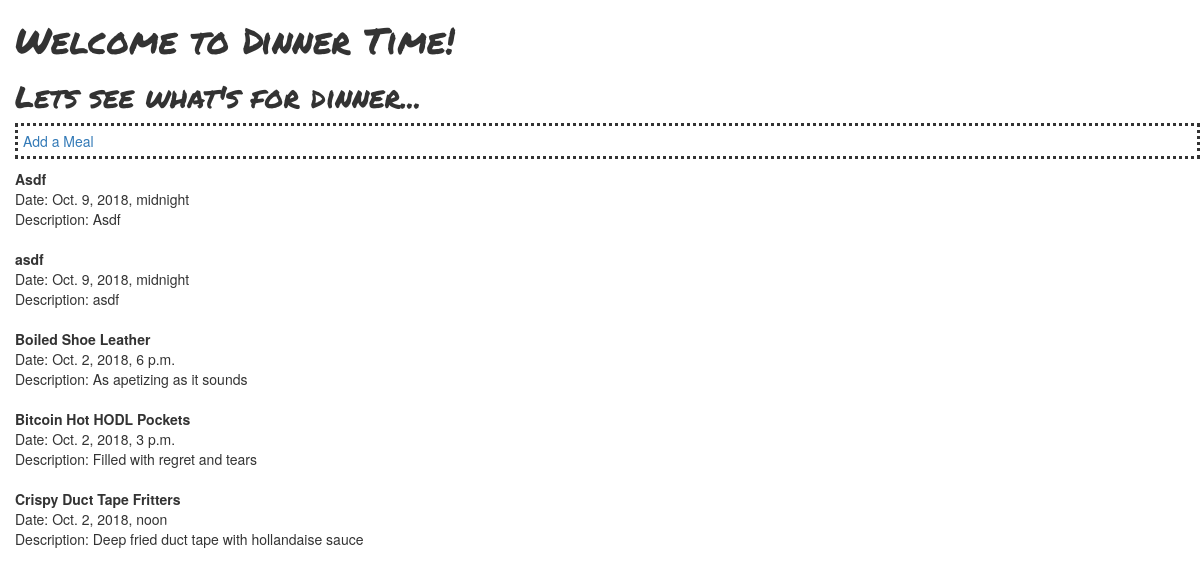
The app's page /meals/, older data.
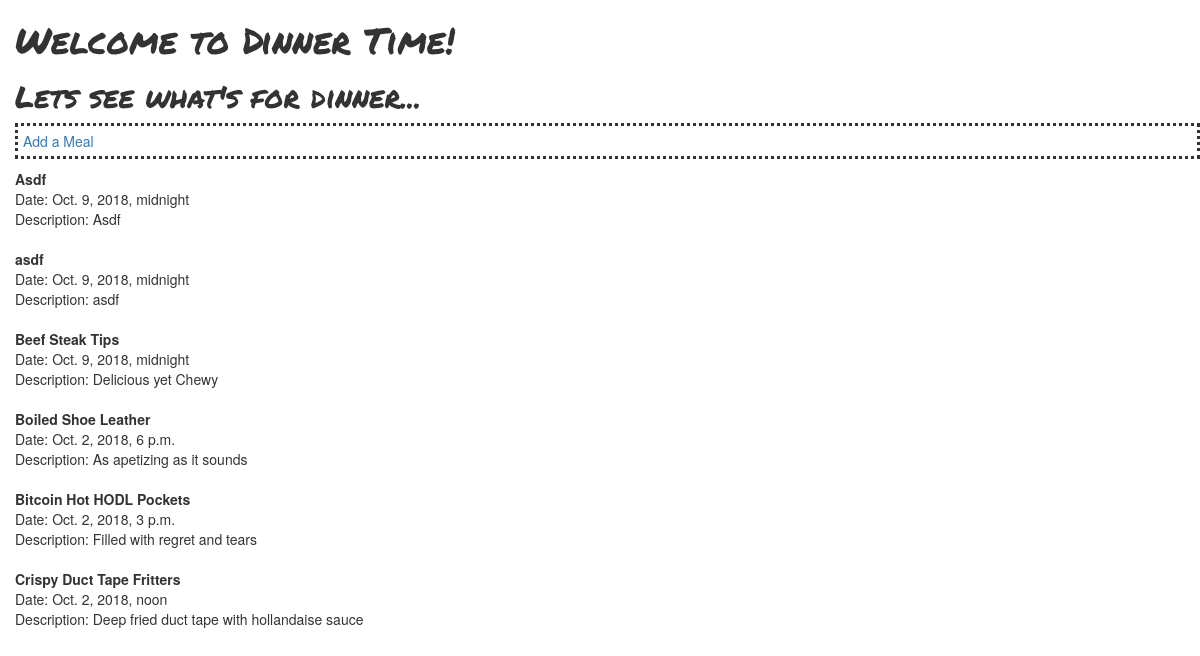
The same page, newer data.
### meals/models.py (models this page shows)
class Meal(models.Model):
    title = models.CharField(max_length=128)
    description = models.CharField(max_length=512)
    date = models.DateTimeField()

### meals/views.py (the view)
# urls.py: path('', views.index, name='index'),
def index(request):
    meals = Meal.objects.order_by('-date')
    context = {'meals': meals}
    return render(request, 'meals/index.html', context)

### meals/templates/meals/index.html (shortened to what this page needs)
{% load static %}
<html>
    <head>
        <link rel="stylesheet" href="http://maxcdn.bootstrapcdn.com/bootstrap/3.2.0/css/bootstrap.min.css">
        <link rel="stylesheet" href="http://maxcdn.bootstrapcdn.com/bootstrap/3.2.0/css/bootstrap-theme.min.css">
        <link rel="stylesheet" href="{% static 'css/index.css' %}">
    </head>
    <body>
        <h1>Welcome to Dinner Time!</h1>
        <h2>Lets see what's for dinner...</h2>
        <div class=add>
            <a href="add">Add a Meal</a>
        </div>
        {% for meal in meals %}
        <div class=meal>
        <div><b>{{ meal.title }}</b></div>
            <div>Date: {{ meal.date }}</div>
            <div>Description: {{ meal.description }}</div>
        </div>
    </body>
    {% endfor %}
</html>

### meals/static/css/index.css (style rules this page uses)
body { padding-left: 15px; }
h1, h2 { font-family: 'Permanent Marker', cursive; }
.meal { padding-top: 10px; padding-bottom: 10px; }
.add { border-style: dotted; padding: 5px; }

Row changes from the older to the newer data that the page shows:
added Meal: title "Beef Steak Tips", date "Oct. 9, 2018, midnight", description "Delicious yet Chewy"
